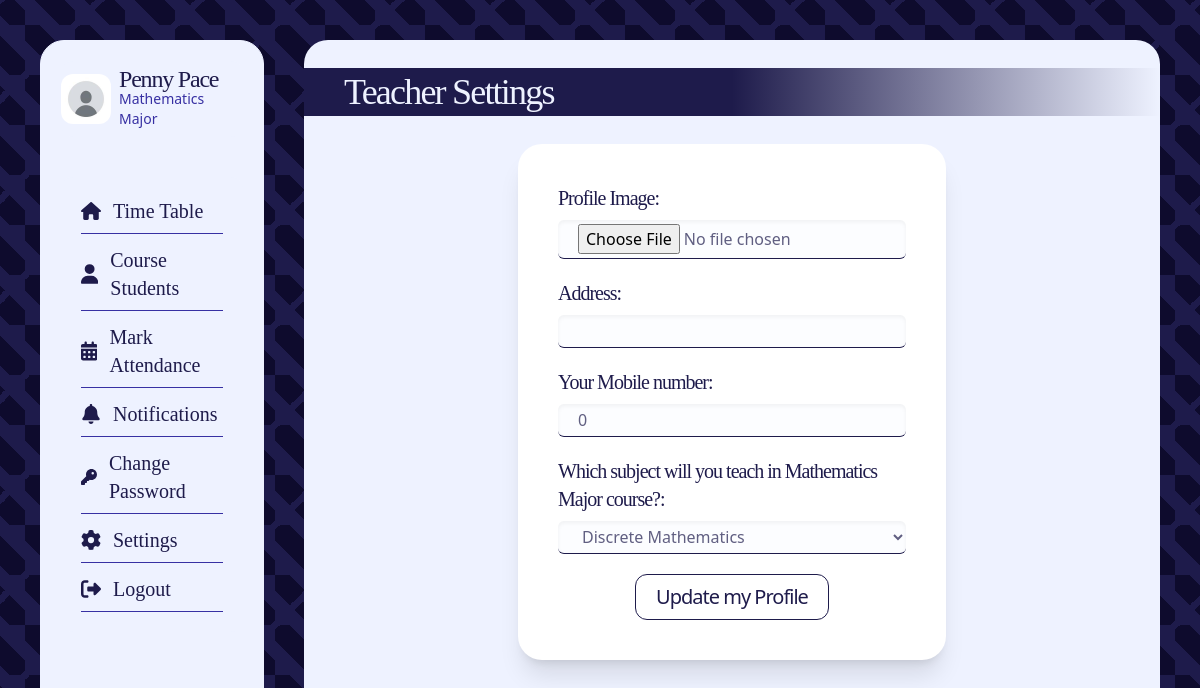
/teacher_settings/ (signed in), run on an earlier commit of the app's database.
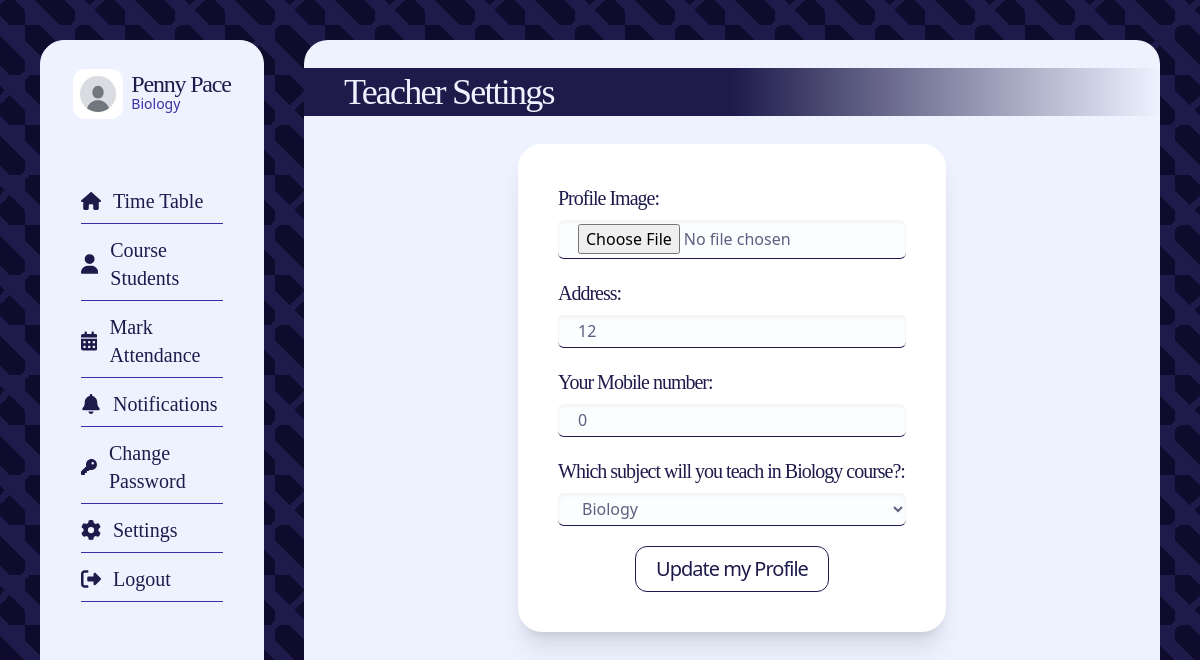
And on a later commit of the database.
### core/models.py (models this page shows, shortened)
class Teachers(models.Model):
    user = models.ForeignKey(User, on_delete=models.CASCADE)
    teacher_id = models.IntegerField()
    profile_img = models.ImageField(
        upload_to="profile_images", default="blank_profile_picture.jpg", null=True
    )
    course_id = models.ForeignKey(Courses, on_delete=models.CASCADE, null=True)
    subject_id = models.ForeignKey(Subjects, on_delete=models.CASCADE, null=True)
    address = models.CharField(max_length=100, default="")
    phone = models.IntegerField(default=0)

class Courses(models.Model):
    course_name = models.CharField(max_length=100)
    course_id = models.IntegerField()

class Subjects(models.Model):
    subject_name = models.CharField(max_length=100)
    subject_id = models.IntegerField()
    course_id = models.ForeignKey(Courses, on_delete=models.CASCADE)
    subject_credits = models.IntegerField()

### core/views.py (the view, shortened to what this page needs)
# urls.py: path("teacher_settings/", views.teacher_settings, name="teacher_settings"),
@login_required(login_url="login")
def teacher_settings(request):
    user_profile = Teachers.objects.get(user=request.user)
    subjects = Subjects.objects.filter(course_id=user_profile.course_id)
    return render(
        request,
        "teacher_settings.html",
        {"user_profile": user_profile, "subjects": subjects},
    )

### templates/teacher_settings.html (shortened to what this page needs)
{% extends "teacher_dash_base.html" %} {% block content %}
<div
	class="bg-indigo-50 backdrop-blur-sm overflow-y-scroll pb-10 rounded-3xl w-full h-full flex flex-col text-indigo-50"
>
	<h1
		class="text-4xl font-light font-serif tracking-tighter text-indigo-50 my-7 px-10 py-1 w-full bg-gradient-to-r from-indigo-950 via-indigo-950 to-transparent"
	>
		Teacher Settings
	</h1>
	<form
			action=""
			method="POST"
			enctype="multipart/form-data"
			class="p-10 rounded-3xl shadow-xl bg-white self-center text-indigo-950 flex flex-col gap-2 w-1/2"
		>
			<label for="profile" class="text-xl tracking-tighter font-serif">
				Profile Image:
			</label>
			<input
				type="file"
				name="image"
				class="text-indigo-950/70 rounded-md mb-3 bg-indigo-100/10 shadow-inner border-b px-5 py-1 border-indigo-950"
			/>
			<label for="address" class="text-xl tracking-tighter font-serif"> Address: </label>
			<input
				type="text"
				name="address"
				id="address"
				value="{{user_profile.address}}"
				class="text-indigo-950/70 rounded-md mb-3 bg-indigo-100/10 shadow-inner border-b px-5 py-1 border-indigo-950"
			/>
			<label for="phone" class="text-xl tracking-tighter font-serif"
				>Your Mobile number:
			</label>
			<input
				type="tel"
				name="phone"
				value="{{user_profile.phone}}"
				id="phone"
				class="text-indigo-950/70 rounded-md mb-3 bg-indigo-100/10 shadow-inner border-b px-5 py-1 border-indigo-950"
			/>
			<label class="text-xl tracking-tighter font-serif" for="password2"
				>Which subject will you teach in
				{{user_profile.course_id.course_name}} course?:</label
			>
			<select
				name="subject"
				id="subject"
				selected="4"
				class="text-indigo-950/70 rounded-md mb-3 bg-indigo-100/10 shadow-inner border-b px-5 py-1 border-indigo-950"
			>
				{% for subject in subjects %}
				<option
					value="{{ subject.subject_name }}"
					{% if subject.subject_name == user_profile.subject_id.subject_name %}
					selected
					{% endif %}
				>
					{{ subject.subject_name }}
				</option>
				{% endfor %}
			</select>
			<input
				type="submit"
				value="Update my Profile"
				class="tracking-tighter font-medium hover:text-indigo-50 cursor-pointer hover:bg-indigo-950 text-xl px-5 py-2 border-indigo-950 border w-fit self-center rounded-xl"
			/>
		</form>
</div>
{% endblock content %}

### templates/teacher_dash_base.html (shortened to what this page needs)
<!DOCTYPE html>
<html lang="en">
	<head>
		<script src="//cdn.tailwindcss.com"></script>
	</head>
	<body class="flex gap-10 h-screen p-10">
		<nav
			class="bg-indigo-50 backdrop-blur h-full rounded-3xl basis-1/5 border border-indigo-50 flex flex-col items-evenly"
		>
			<div
				class="profile py-2 rounded-xl flex justify-center gap-2 items-center mx-5 my-5 bg-indigo-50"
			>
				<div
					class="img bg-[url('{{user_profile.profile_img.url}}')] rounded-xl aspect-square h-[50px] bg-center bg-cover"
				></div>
				<h1
					class="text-2xl font-serif font-medium tracking-tighter text-indigo-950 leading-5"
				>
					{{user_profile.user.username}}
					<span
						class="block text-sm tracking-normal font-sans bg-indigo-50 text-indigo-800"
					>
						{{user_profile.course_id.course_name}}
					</span>
				</h1>
			</div>
			<div
				class="menu p-5 rounded-xl flex flex-col text-xl justify-center gap-3 items-center mx-5 my-5 bg-indigo-50 font-serif"
			>
				<a
					href="/teacher_dashboard/"
					class="flex gap-3 items-center border-b border-indigo-800 pb-2 w-full relative after:content-[''] after:absolute after:bottom-0 after:duration-700 text-indigo-950 hover:after:w-full after:h-1 after:bg-indigo-950 after:rounded-full after:left-0 after:w-0"
				>
					Time Table</a
				>
				<a
					href="/teacher_dashboard/td_course_students"
					class="flex gap-3 items-center border-b border-indigo-800 pb-2 w-full relative after:content-[''] after:absolute after:bottom-0 after:duration-700 text-indigo-950 hover:after:w-full after:h-1 after:bg-indigo-950 after:rounded-full after:left-0 after:w-0"
				>
					<svg
						xmlns="http://www.w3.org/2000/svg"
						height="20"
						width="20"
						viewBox="0 0 448 512"
					>
						<path
							fill="#1E1B4B"
							d="M224 256A128 128 0 1 0 224 0a128 128 0 1 0 0 256zm-45.7 48C79.8 304 0 383.8 0 482.3C0 498.7 13.3 512 29.7 512H418.3c16.4 0 29.7-13.3 29.7-29.7C448 383.8 368.2 304 269.7 304H178.3z"
						/>
					</svg>
					Course Students</a
				>
				<a
					href="/teacher_dashboard/td_mark_attendance"
					class="flex gap-3 items-center border-b border-indigo-800 pb-2 w-full relative after:content-[''] after:absolute after:bottom-0 after:duration-700 text-indigo-950 hover:after:w-full after:h-1 after:bg-indigo-950 after:rounded-full after:left-0 after:w-0"
				>
					Mark Attendance</a
				>
				<a
					href="/teacher_dashboard/td_notification"
					class="flex gap-3 items-center border-b border-indigo-800 pb-2 w-full relative after:content-[''] after:absolute after:bottom-0 after:duration-700 text-indigo-950 hover:after:w-full after:h-1 after:bg-indigo-950 after:rounded-full after:left-0 after:w-0"
				>
					Notifications</a
				>
				<a
					href="/teacher_dashboard/td_change_pass"
					class="flex gap-3 items-center border-b border-indigo-800 pb-2 w-full relative after:content-[''] after:absolute after:bottom-0 after:duration-700 text-indigo-950 hover:after:w-full after:h-1 after:bg-indigo-950 after:rounded-full after:left-0 after:w-0"
				>
					Change Password</a
				>
				<a
					href="/teacher_settings/"
					class="flex gap-3 items-center border-b border-indigo-800 pb-2 w-full relative after:content-[''] after:absolute after:bottom-0 after:duration-700 text-indigo-950 hover:after:w-full after:h-1 after:bg-indigo-950 after:rounded-full after:left-0 after:w-0"
				>
					Settings</a
				>
				<a
					href="/logout/"
					class="flex gap-3 items-center border-b border-indigo-800 pb-2 w-full relative after:content-[''] after:absolute after:bottom-0 after:duration-700 text-indigo-950 hover:after:w-full after:h-1 after:bg-indigo-950 after:rounded-full after:left-0 after:w-0"
					>
					Logout
				</a>
			</div>
		</nav>
		<div class="right-sec h-full flex-1">
			{% block content %} {% endblock content %}
		</div>
	</body>
</html>

What changed in the data, as far as the page shows it:
changed Teachers "Penny Pace": course_id.course_name "Mathematics Major" → "Biology"; address (not shown) → "12"; subject "Discrete Mathematics" → (not shown)
Also different on the page:
form field subject: (not shown) → "Biology"
